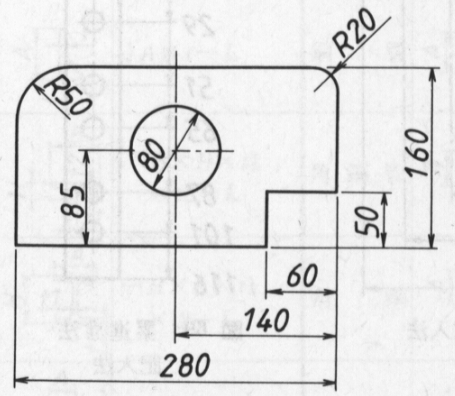
#> input picture kadai/test2.bmp, 455 x 396 px
$ python histogram1.py
#> lines starting #> are read from the running program, lines starting #| are printed output that depends on the picture
# encoding: utf8
from __future__ import unicode_literals
from pylab import *
from cv2 import imread

# 画像を読み込み
gazo = imread( "test2.bmp", 0 )
#> gazo is the input picture: shape (396, 455); min 33, max 252, mean 228.6

# 画像を表示
imshow(gazo, cmap="gray", vmin=0, vmax=255, interpolation="None")

# ヒストグラムを表示
figure()
hist( gazo.flatten(), 256, (0,255) )
show()
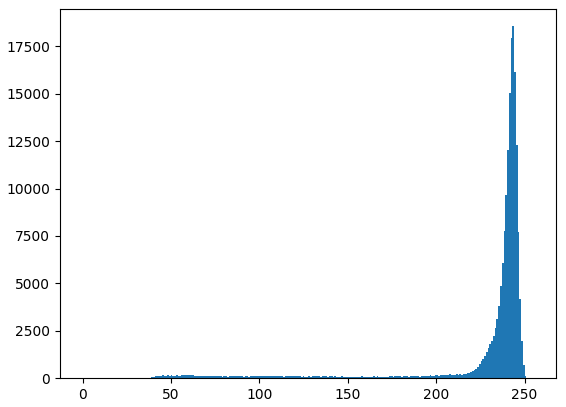
#> figure drawn by matplotlib, 1 panel; tallest bar 18559 high, from x = 243 to 244

# 画像を変換
gazo2 = zeros((240,384))
for x in range(384):
    for y in range(240):
        # 課題：濃度ヒストグラムを参照して，画像の特徴を表わす二値画像を生成しなさい．
        #      レポートでは，作成したプログラムによってどのような処理が行われているのかを
        #      ヒストグラムを使って分かりやすく説明しなさい．
        if gazo[y][x]<20:
            gazo2[y][x] = 0
        else:
            gazo2[y][x] = 255

# 画像を表示
imshow(gazo2, cmap="gray", vmin=0, vmax=255, interpolation="None")
show()
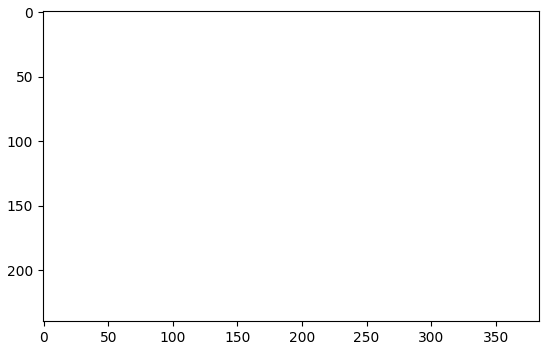
#> figure drawn by matplotlib, 1 panel

$ run again, with kadai/test3.bmp copied over kadai/test2.bmp
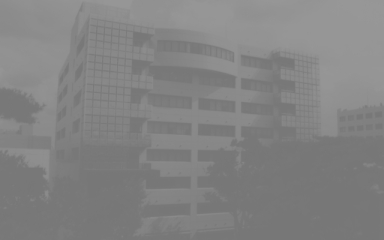
#> input picture kadai/test3.bmp, 384 x 240 px
#> gazo is the input picture: shape (240, 384); min 118, max 152, mean 130.5
#> `show()`:
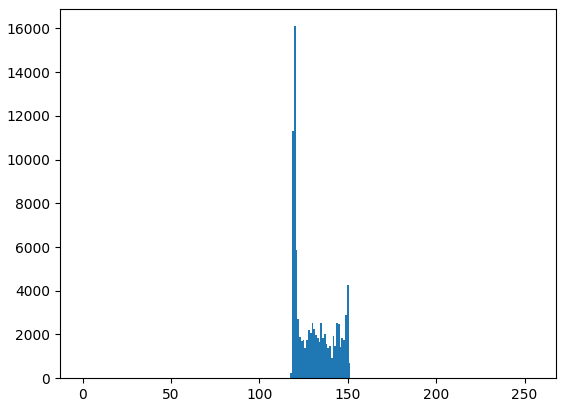
#> figure drawn by matplotlib, 1 panel; tallest bar 16102 high, from x = 119.5 to 120.5

$ run again, with kadai/test4.bmp copied over kadai/test2.bmp
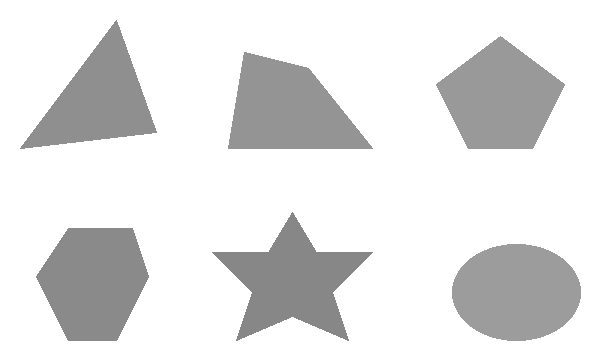
#> input picture kadai/test4.bmp, 600 x 360 px
#> gazo is the input picture: shape (360, 600); min 135, max 255, mean 226.9
#> `show()`:
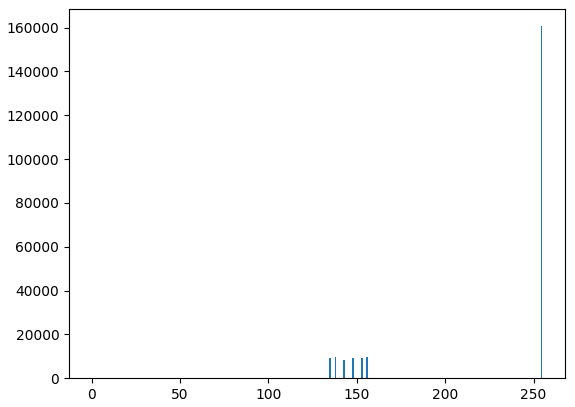
#> figure drawn by matplotlib, 1 panel; tallest bar 160594 high, from x = 254 to 255
